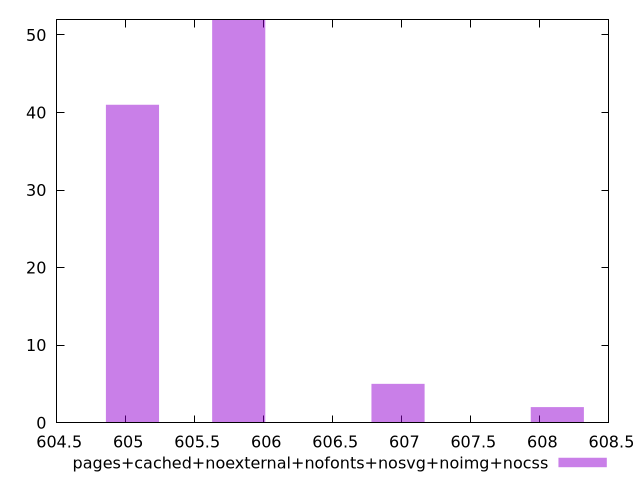

This chart was generated by the following gnuplot code:
$_pagesCachedNoexternalNofontsNosvgNoimgNocss <<EOF
605.0495474684132 41
605.8188412350609 52
608.126722535004 2
606.9727818850324 5
EOF
set key outside below
set terminal pngcairo
set output "report_00006_2020-11-02T20-21-41.718Z/uses-rel-preload/pages+cached+noexternal+nofonts+nosvg+noimg+nocss//raw_hist.png"
set yrange [0:52]
set boxwidth 0.38464688332384817
set style fill transparent solid 0.5 noborder
plot $_pagesCachedNoexternalNofontsNosvgNoimgNocss title "pages+cached+noexternal+nofonts+nosvg+noimg+nocss" with boxes ,
